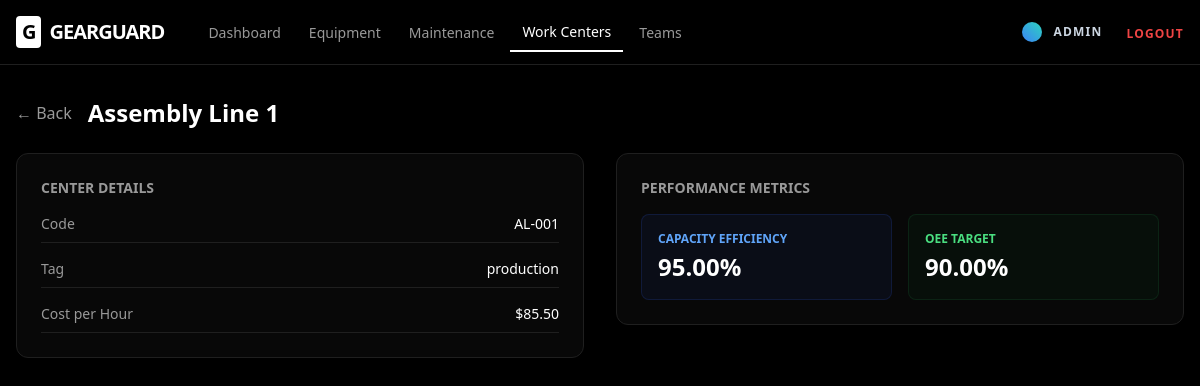
/teams/workcenters/1/ (signed in), run on the app's committed database.
### teams/models.py (models this page shows, shortened)
class WorkCenter(models.Model):
    name = models.CharField(max_length=200)
    code = models.CharField(max_length=50, unique=True, null=True, blank=True)
    tag = models.CharField(max_length=100, blank=True)
    cost_per_hour = models.DecimalField(max_digits=10, decimal_places=2, default=0.00)
    capacity_efficiency = models.DecimalField(max_digits=5, decimal_places=2, default=100.00)
    oee_target = models.DecimalField(max_digits=5, decimal_places=2, default=90.00)

### teams/views.py (the view)
# urls.py: path('workcenters/<int:pk>/', views.workcenter_detail, name='workcenter_detail'),
@login_required
def workcenter_detail(request, pk):
    obj = get_object_or_404(WorkCenter, pk=pk)
    return render(request, 'teams/workcenter_detail.html', {'workcenter': obj})

### templates/teams/workcenter_detail.html
{% extends "base.html" %}
{% block content %}
<div class="mb-6 flex items-center gap-4">
  <a href="{% url 'teams:workcenter_list' %}" class="text-muted-foreground hover:text-white transition-colors">
    ← Back
  </a>
  <h2 class="text-2xl font-bold text-white">{{ workcenter.name }}</h2>
</div>
<div class="grid grid-cols-1 md:grid-cols-2 gap-8">
  <div class="space-y-6">
    <div class="bg-card border border-border rounded-xl p-6">
      <h3 class="text-sm font-bold uppercase text-muted-foreground mb-4">Center Details</h3>
      <dl class="space-y-4">
        <div class="flex justify-between border-b border-border pb-2">
          <dt class="text-sm text-muted-foreground">Code</dt>
          <dd class="text-sm font-medium">{{ workcenter.code }}</dd>
        </div>
        <div class="flex justify-between border-b border-border pb-2">
          <dt class="text-sm text-muted-foreground">Tag</dt>
          <dd class="text-sm font-medium">{{ workcenter.tag }}</dd>
        </div>
        <div class="flex justify-between border-b border-border pb-2">
          <dt class="text-sm text-muted-foreground">Cost per Hour</dt>
          <dd class="text-sm font-medium">${{ workcenter.cost_per_hour }}</dd>
        </div>
      </dl>
    </div>
  </div>
  <div class="space-y-6">
    <div class="bg-card border border-border rounded-xl p-6">
      <h3 class="text-sm font-bold uppercase text-muted-foreground mb-4">Performance Metrics</h3>
      <div class="grid grid-cols-2 gap-4">
        <div class="p-4 bg-blue-950/20 border border-blue-900/30 rounded-lg">
          <div class="text-xs text-blue-400 font-bold uppercase mb-1">Capacity Efficiency</div>
          <div class="text-2xl font-bold">{{ workcenter.capacity_efficiency }}%</div>
        </div>
        <div class="p-4 bg-green-950/20 border border-green-900/30 rounded-lg">
          <div class="text-xs text-green-400 font-bold uppercase mb-1">OEE Target</div>
          <div class="text-2xl font-bold">{{ workcenter.oee_target }}%</div>
        </div>
      </div>
    </div>
  </div>
</div>
{% endblock %}

### templates/base.html (shortened to what this page needs)
{% load static %}
<!doctype html>
<html lang="en">
<head>
  <script src="https://cdn.tailwindcss.com"></script>
</head>
<body class="bg-black text-white selection:bg-blue-500/30">
  <header class="app-header">
    <div class="max-w-7xl mx-auto px-4 h-16 flex items-center justify-between">
      <div class="flex items-center gap-8 h-16">
        <h1 class="text-xl font-black tracking-tighter flex items-center gap-2">
          <span class="bg-white text-black px-1.5 py-0.5 rounded">G</span>
          GEARGUARD
        </h1>
        {% if user.is_authenticated %}
        <nav class="hidden md:flex items-center gap-1 h-16">
          <a href="/" class="nav-link {% if request.path == '/' %}active{% endif %}">Dashboard</a>
          <a href="/equipment/" class="nav-link {% if '/equipment/' in request.path %}active{% endif %}">Equipment</a>
          <a href="/maintenance/" class="nav-link {% if '/maintenance/' in request.path %}active{% endif %}">
            Maintenance
          </a>
          <a href="{% url 'teams:workcenter_list' %}"
            class="nav-link {% if '/teams/workcenters/' in request.path %}active{% endif %}">
            Work Centers
          </a>
          <a href="{% url 'teams:team_list' %}"
            class="nav-link {% if '/teams/' in request.path and '/workcenters/' not in request.path %}active{% endif %}">
            Teams
          </a>
        </nav>
        {% endif %}
      </div>
      <div class="flex items-center gap-6 h-16">
        {% if user.is_authenticated %}
        <div class="flex items-center gap-3">
          <div class="w-5 h-5 bg-gradient-to-tr from-blue-500 to-teal-400 rounded-full"></div>
          <a href="{% url 'accounts:profile' %}"
            class="text-xs font-bold text-slate-300 uppercase tracking-widest hover:text-white">
            {{ user.username }}
          </a>
        </div>
        <form method="post" action="{% url 'accounts:logout' %}">
          <button type="submit" class="text-xs font-bold text-red-500 uppercase tracking-widest hover:text-red-400">
            Logout
          </button>
        </form>
        {% endif %}
      </div>
    </div>
  </header>
  <main class="max-w-7xl mx-auto px-4 py-8">
    {% block content %}{% endblock %}
  </main>
</body>
</html>

### templates/base.html (style rules this page uses)
.app-header { border-bottom: 1px solid hsl(0, 0%, 12%); background: rgba(0, 0, 0, 0.6); backdrop-filter: blur(12px); position: sticky; top: 0; z-index: 50; }
.nav-link { font-size: 0.875rem; font-weight: 500; color: hsl(0, 0%, 60%); padding: 0.5rem 0.75rem; transition: color 0.2s; }
.nav-link.active { color: white; border-bottom: 2px solid white; }

### data on the page
WorkCenter: name "Assembly Line 1", code "AL-001", tag "production", cost_per_hour "85.50", capacity_efficiency "95.00", oee_target "90.00"

### other printed values
{{ user.username }} "ADMIN"
